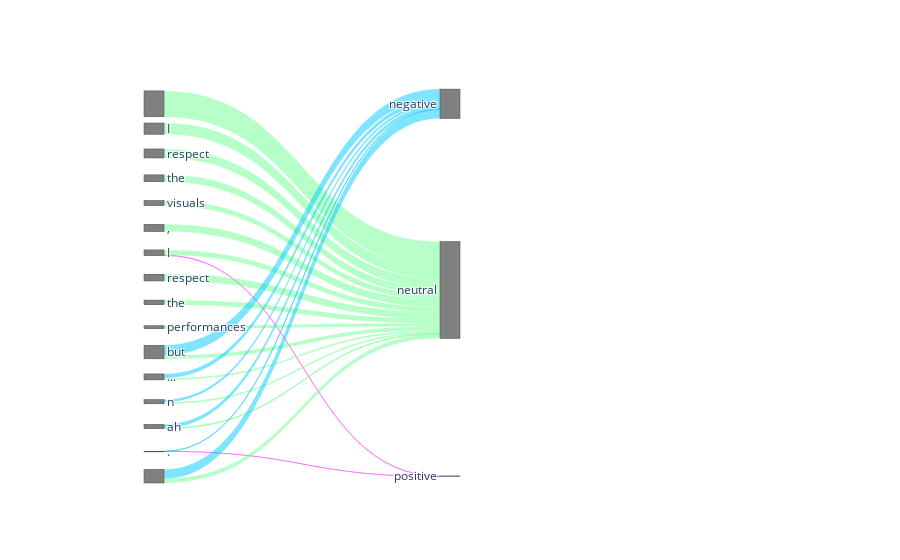

The notebook cell saved with this chart:
### Code cell
import plotly.graph_objects as go
df = pd.DataFrame(links)

fig = go.Figure(
    go.Sankey(
        # arrangement = "snap", 
        node={"label": words + labels,
              'x': [0.1] * len(words) + [0.5] * len(labels),
              "y": list(np.linspace(0.01,0.99,len(words))) + list(np.linspace(0.01,0.99,len(labels))),
              'color': "grey",
            #   'pad':10
              },
            #   "y": [],
        link={
            "source": df["source"].tolist(),
            "target": df["target"].tolist(),
            "value": df["value"].tolist(),
            "color": df["color"].tolist(),
        },
    )
)

fig.show()

### Figure 1 — Plotly figure (JSON) as saved in the notebook; plotly's stock layout.template omitted (floating-point values rounded to 4 significant figures)
{"data": [{"link": {"color": ["rgba(0, 202, 255, 0.5)", "rgba(112, 255, 145, 0.5)", "rgba(255, 0, 250, 0.3)", "rgba(0, 202, 255, 0.5)", "rgba(112, 255, 145, 0.5)", "rgba(255, 0, 250, 0.3)", "rgba(0, 202, 255, 0.5)", "rgba(112, 255, 145, 0.5)", "rgba(255, 0, 250, 0.3)", "rgba(0, 202, 255, 0.5)", "rgba(112, 255, 145, 0.5)", "rgba(255, 0, 250, 0.3)", "rgba(0, 202, 255, 0.5)", "rgba(112, 255, 145, 0.5)", "rgba(255, 0, 250, 0.3)", "rgba(0, 202, 255, 0.5)", "rgba(112, 255, 145, 0.5)", "rgba(255, 0, 250, 0.3)", "rgba(0, 202, 255, 0.5)", "rgba(112, 255, 145, 0.5)", "rgba(255, 0, 250, 0.3)", "rgba(0, 202, 255, 0.5)", "rgba(112, 255, 145, 0.5)", "rgba(255, 0, 250, 0.3)", "rgba(0, 202, 255, 0.5)", "rgba(112, 255, 145, 0.5)", "rgba(255, 0, 250, 0.3)", "rgba(0, 202, 255, 0.5)", "rgba(112, 255, 145, 0.5)", "rgba(255, 0, 250, 0.3)", "rgba(0, 202, 255, 0.5)", "rgba(112, 255, 145, 0.5)", "rgba(255, 0, 250, 0.3)", "rgba(0, 202, 255, 0.5)", "rgba(112, 255, 145, 0.5)", "rgba(255, 0, 250, 0.3)", "rgba(0, 202, 255, 0.5)", "rgba(112, 255, 145, 0.5)", "rgba(255, 0, 250, 0.3)", "rgba(0, 202, 255, 0.5)", "rgba(112, 255, 145, 0.5)", "rgba(255, 0, 250, 0.3)", "rgba(0, 202, 255, 0.5)", "rgba(112, 255, 145, 0.5)", "rgba(255, 0, 250, 0.3)", "rgba(0, 202, 255, 0.5)", "rgba(112, 255, 145, 0.5)", "rgba(255, 0, 250, 0.3)"], "source": [0, 0, 0, 1, 1, 1, 2, 2, 2, 3, 3, 3, 4, 4, 4, 5, 5, 5, 6, 6, 6, 7, 7, 7, 8, 8, 8, 9, 9, 9, 10, 10, 10, 11, 11, 11, 12, 12, 12, 13, 13, 13, 14, 14, 14, 15, 15, 15], "target": [16, 17, 18, 16, 17, 18, 16, 17, 18, 16, 17, 18, 16, 17, 18, 16, 17, 18, 16, 17, 18, 16, 17, 18, 16, 17, 18, 16, 17, 18, 16, 17, 18, 16, 17, 18, 16, 17, 18, 16, 17, 18, 16, 17, 18, 16, 17, 18], "value": [-0.2302, 0.2239, -0.113, -0.006273, 0.09736, -0.06847, -0.05687, 0.07807, -0.01533, -0.01191, 0.05926, -0.03577, -0.01837, 0.04377, -0.006135, -0.04339, 0.0628, -0.005556, -0.03867, 0.0445, 0.004772, -0.05645, 0.05869, -0.004429, -0.005094, 0.03998, -0.02984, -0.0007891, 0.02542, -0.01609, 0.08501, 0.03204, -0.1031, 0.03638, 0.0154, -0.04366, 0.02136, 0.01487, -0.0301, 0.03149, 0.0057, -0.03041, 7.599e-05, -0.003612, 0.0002848, 0.08044, 0.0372, -0.1135]}, "node": {"color": "grey", "label": ["<s>", "I", "respect", "the", "visuals", ",", "I", "respect", "the", "performances", "but", "...", "n", "ah", ".", "</s>", "negative", "neutral", "positive"], "x": [0.1, 0.1, 0.1, 0.1, 0.1, 0.1, 0.1, 0.1, 0.1, 0.1, 0.1, 0.1, 0.1, 0.1, 0.1, 0.1, 0.5, 0.5, 0.5], "y": [0.01, 0.07533, 0.1407, 0.206, 0.2713, 0.3367, 0.402, 0.4673, 0.5327, 0.598, 0.6633, 0.7287, 0.794, 0.8593, 0.9247, 0.99, 0.01, 0.5, 0.99]}, "type": "sankey"}], "layout": {}}
